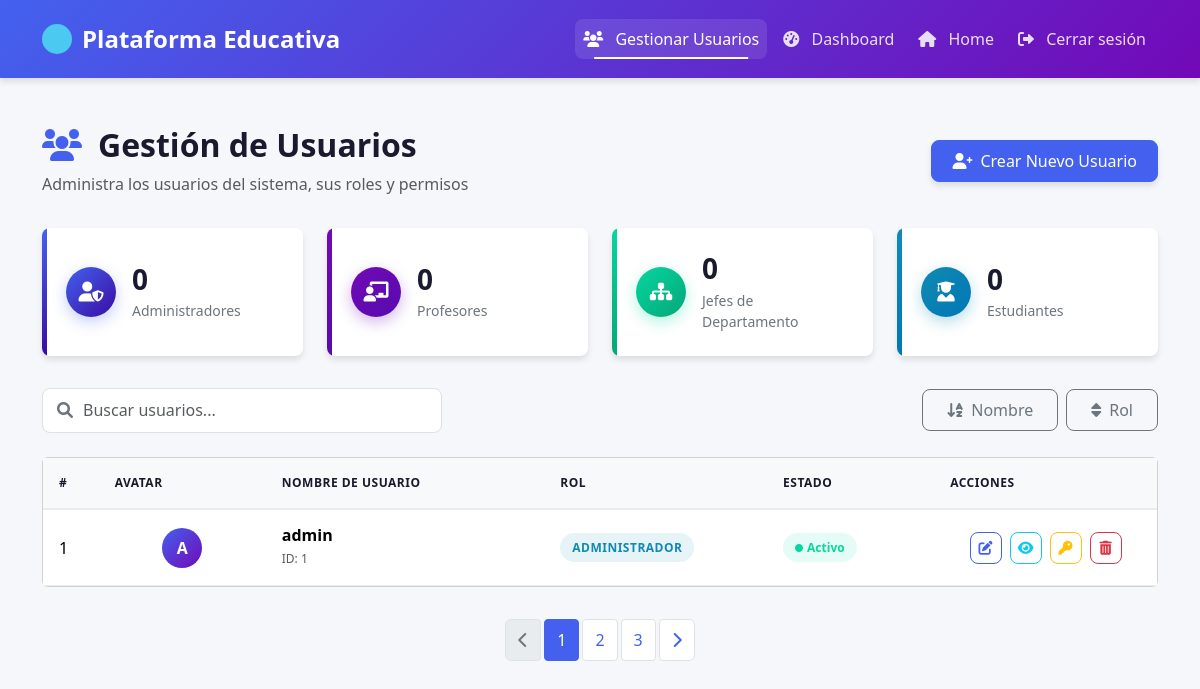
Screenshot of /list_users (signed in) with the database file from the repository.
### app/models/usuario.py (models this page shows, shortened)
class Usuario(db.Model, UserMixin):
    __tablename__ = 'usuario'
    id = Column(Integer, primary_key=True)
    nombre_completo = db.Column(db.String(100), nullable=False)
    correo = db.Column(db.String(100), unique=True, nullable=False)
    usuario = Column(String(80), unique=True, nullable=False)
    clave = Column(String(128), nullable=False)
    rol = Column(PgEnum(RolEnum), default=RolEnum.ESTUDIANTE, nullable=False)
    id_estudiante = Column(Integer, ForeignKey('estudiante.id'), nullable=True)
    id_profesor = Column(Integer, ForeignKey('profesor.id'), nullable=True)
    id_administrador = Column(Integer, ForeignKey('administrador.id'), nullable=True)
    id_jefe_departamento = Column(Integer, ForeignKey('jefe_departamento.id'), nullable=True)
    facultad_id = Column(Integer, ForeignKey('facultad.id'), nullable=True)
    facultad = relationship("Facultad", back_populates="profesores")  # O el que prefieras
    estudiante = relationship("Estudiante", back_populates="usuario", uselist=False)
    profesor = relationship("Profesor", back_populates="usuario", uselist=False)
    administrador = relationship("Administrador", back_populates="usuario", uselist=False)
    jefe_departamento = relationship("JefeDepartamento", back_populates="usuario", uselist=False)
    respuestas = relationship("Respuesta", back_populates="usuario", cascade="all, delete-orphan")
    actividades_creadas = relationship("Actividad", back_populates="creador", cascade="all, delete-orphan")
    comentarios = relationship("Comentario", back_populates="autor", cascade="all, delete-orphan")

### app/routes/admin.py (the view)
@admin_bp.route('/list_users')
@login_required
def list_users():
    try:
        users = Usuario.query.all()
        return render_template('users/list.html', users=users)
    except SQLAlchemyError as e:
        flash(f"Error al listar los usuarios: {str(e)}", 'danger')
        return redirect(url_for('admin.create_user'))

### app/extensions.py (called while the page is built)
@login_manager.user_loader
def load_user(user_id):
    return Usuario.query.get(int(user_id))

### app/templates/users/list.html (shortened to what this page needs)
{% extends 'base.html' %}
{% block styles %}
<link rel="stylesheet" href="{{ url_for('static', filename='css/user/management.css') }}">
{% endblock %}
{% block navbar %}
{% include 'components/navbar-dash.html' %}
{% endblock %}
{% block content %}
<div class="container mt-5">
    <div class="page-header animate-on-scroll">
        <div class="header-content">
            <h2><i class="fas fa-users me-3"></i>Gestión de Usuarios</h2>
            <p class="text-muted">Administra los usuarios del sistema, sus roles y permisos</p>
        </div>
        <div class="header-actions">
            <a href="{{ url_for('admin.create_user') }}" class="btn btn-primary">
                <i class="fas fa-user-plus me-2"></i>Crear Nuevo Usuario
            </a>
        </div>
    </div>
    <div class="user-stats animate-on-scroll">
        <div class="stat-card">
            <div class="stat-icon admin-icon">
                <i class="fas fa-user-shield"></i>
            </div>
            <div class="stat-content">
                <h3>{{ users|selectattr('role', 'equalto', 'admin')|list|length }}</h3>
                <p>Administradores</p>
            </div>
        </div>
        <div class="stat-card">
            <div class="stat-icon teacher-icon">
                <i class="fas fa-chalkboard-teacher"></i>
            </div>
            <div class="stat-content">
                <h3>{{ users|selectattr('role', 'equalto', 'teacher')|list|length }}</h3>
                <p>Profesores</p>
            </div>
        </div>
        <div class="stat-card">
            <div class="stat-icon head-icon">
                <i class="fas fa-sitemap"></i>
            </div>
            <div class="stat-content">
                <h3>{{ users|selectattr('role', 'equalto', 'jefe_departamento')|list|length }}</h3>
                <p>Jefes de Departamento</p>
            </div>
        </div>
        <div class="stat-card">
            <div class="stat-icon student-icon">
                <i class="fas fa-user-graduate"></i>
            </div>
            <div class="stat-content">
                <h3>{{ users|selectattr('role', 'equalto', 'student')|list|length }}</h3>
                <p>Estudiantes</p>
            </div>
        </div>
    </div>
    <div class="search-filter-container animate-on-scroll">
        <div class="search-box">
            <i class="fas fa-search"></i>
            <input type="text" id="userSearch" placeholder="Buscar usuarios..." class="form-control">
        </div>
        <div class="filter-options">
            <div class="sort-options">
                <button class="btn btn-outline-secondary" id="sortByUsername">
                    <i class="fas fa-sort-alpha-down me-2"></i>Nombre
                </button>
                <button class="btn btn-outline-secondary" id="sortByRole">
                    <i class="fas fa-sort me-2"></i>Rol
                </button>
            </div>
        </div>
    </div>
    <div class="user-table-container animate-on-scroll">
        <div class="card">
            <div class="card-body p-0">
                <div class="table-responsive">
                    <table class="table user-table" id="userTable">
                        <thead>
                            <tr>
                                <th width="5%">#</th>
                                <th width="15%">Avatar</th>
                                <th width="25%">Nombre de Usuario</th>
                                <th width="20%">Rol</th>
                                <th width="15%">Estado</th>
                                <th width="20%">Acciones</th>
                            </tr>
                        </thead>
                        <tbody>
                            {% for user in users %}
                            <tr class="user-row" data-role="{{ user.role }}">
                                <td>{{ loop.index }}</td>
                                <td>
                                    <div class="user-avatar">
                                        <span>{{ user.usuario[0].upper() }}</span>
                                    </div>
                                </td>
                                <td>
                                    <div class="user-info">
                                        <h6 class="mb-0">{{ user.usuario }}</h6>
                                        <small class="text-muted">ID: {{ user.id }}</small>
                                    </div>
                                </td>
                                <td>
                                    <span class="role-badge
                                        {% if user.rol.value == 'Administrador' %}role-admin
                                        {% elif user.rol.value == 'profesor' %}role-teacher
                                        {% elif user.rol.value == 'jefe_departamento' %}role-head
                                        {% else %}role-student{% endif %}">
                                        {% if user.rol.value == 'administrador' %}Administrador
                                        {% elif user.rol.value == 'profesor' %}Profesor
                                        {% elif user.rol.value == 'jefe_departamento' %}Jefe de Departamento
                                        {% else %}Estudiante{% endif %}
                                    </span>
                                </td>
                                <td>
                                    <span class="status-badge status-active">
                                        <i class="fas fa-circle me-1"></i>Activo
                                    </span>
                                </td>
                                <td>
                                    <div class="action-buttons">
                                        <a href="{{ url_for('admin.edit_user', user_id=user.id) }}"
                                            class="btn btn-sm btn-outline-primary" data-bs-toggle="tooltip"
                                            title="Editar Usuario">
                                            <i class="fas fa-edit"></i>
                                        </a>
                                        <a href="{{ url_for('admin.detail_user', user_id=user.id) }}"
                                            class="btn btn-sm btn-outline-info" data-bs-toggle="tooltip"
                                            title="Ver Detalles">
                                            <i class="fas fa-eye"></i>
                                        </a>
                                        <a href="{{ url_for('admin.reset_password', user_id=user.id) }}"
                                            class="btn btn-sm btn-outline-warning" data-bs-toggle="tooltip"
                                            title="Restablecer Contraseña">
                                            <i class="fas fa-key"></i>
                                        </a>
                                        <button type="button" class="btn btn-sm btn-outline-danger delete-user-btn"
                                            data-user-id="{{ user.id }}" data-username="{{ user.username }}"
                                            data-bs-toggle="tooltip" title="Eliminar Usuario">
                                            <i class="fas fa-trash-alt"></i>
                                        </button>
                                    </div>
                                </td>
                            </tr>
                            {% endfor %}
                        </tbody>
                    </table>
                </div>
            </div>
        </div>
    </div>
    <div class="pagination-container animate-on-scroll">
        <nav aria-label="User pagination">
            <ul class="pagination justify-content-center">
                <li class="page-item disabled">
                    <a class="page-link" href="#" tabindex="-1" aria-disabled="true">
                        <i class="fas fa-chevron-left"></i>
                    </a>
                </li>
                <li class="page-item active"><a class="page-link" href="#">1</a></li>
                <li class="page-item"><a class="page-link" href="#">2</a></li>
                <li class="page-item"><a class="page-link" href="#">3</a></li>
                <li class="page-item">
                    <a class="page-link" href="#">
                        <i class="fas fa-chevron-right"></i>
                    </a>
                </li>
            </ul>
        </nav>
    </div>
</div>
{% endblock %}

### app/templates/base.html (shortened to what this page needs)
<!DOCTYPE html>
<html lang="es">
<head>
    <link href="https://cdn.jsdelivr.net/npm/bootstrap@5.3.3/dist/css/bootstrap.min.css" rel="stylesheet"
>
    <link rel="stylesheet" href="https://cdnjs.cloudflare.com/ajax/libs/font-awesome/6.0.0-beta3/css/all.min.css">
    <link rel="stylesheet" href="{{ url_for('static', filename='css/base.css') }}">
    {% block styles %}
    {% endblock %}
</head>
<body>
    {% block navbar %}
    {% endblock  %}
    <main>
        {% block content %}{% endblock %}
    </main>
</body>
</html>

### app/templates/components/navbar-dash.html (shortened to what this page needs)
<header>
    <nav class="navbar navbar-expand-lg navbar-dark">
        <div class="container">
            <a class="navbar-brand" href="{{ url_for('main.index') }}">Plataforma Educativa</a>
            <div class="collapse navbar-collapse justify-content-end" id="navbarNav">
                {% if current_user.is_authenticated %}
                <ul class="navbar-nav ms-auto">
                    {% if current_user.rol.value == 'administrador' %}
                    <li class="nav-item">
                        <a class="nav-link" href="{{ url_for('admin.list_users') }}">
                            <i class="fas fa-users"></i>
                            Gestionar Usuarios
                        </a>
                    </li>
                    {% endif %}
                    <li class="nav-item">
                        <a class="nav-link" href="{{ url_for('auth.login') }}">
                            <i class="fas fa-tachometer-alt"></i>
                            Dashboard
                        </a>
                    </li>
                    <li class="nav-item">
                        <a class="nav-link" href="{{ url_for('main.index') }}">
                            <i class="fas fa-home"></i>
                            Home
                        </a>
                    </li>
                    <li class="nav-item">
                        <a class="nav-link" href="{{ url_for('auth.logout') }}">
                            <i class="fas fa-sign-out-alt"></i>
                            Cerrar sesión
                        </a>
                    </li>
                </ul>
                {% endif %}
            </div>
        </div>
    </nav>
</header>

### app/static/css/base.css (style rules this page uses)
:root { --primary-color: #4361ee; --primary-light: #4895ef; --primary-dark: #3a0ca3; --secondary-color: #7209b7; --accent-color: #4cc9f0; --gradient-primary: linear-gradient(135deg, var(--primary-color), var(--secondary-color)); --gradient-accent: linear-gradient(135deg, var(--accent-color), var(--primary-light)); --dark-color: #1a1a2e; --dark-medium: #16213e; --gray-dark: #343a40; --gray-medium: #6c757d; --gray-light: #adb5bd; --light-color: #f8f9fa; --white-color: #ffffff; --success-color: #06d6a0; --warning-color: #ffd166; --danger-color: #ef476f; --info-color: #118ab2; --border-radius-sm: 4px; --border-radius: 8px; --border-radius-lg: 16px; --box-shadow-sm: 0 2px 4px rgba(0, 0, 0, 0.1); --box-shadow: 0 4px 6px rgba(0, 0, 0, 0.1); --box-shadow-lg: 0 10px 15px rgba(0, 0, 0, 0.1); --font-family: 'Segoe UI', Tahoma, Geneva, Verdana, sans-serif; --font-size-xs: 0.75rem; --font-size-sm: 0.875rem; --font-size-md: 1rem; --font-size-lg: 1.25rem; --font-size-xl: 1.5rem; --font-size-xxl: 2rem; --transition-fast: 0.2s ease; --transition-normal: 0.3s ease; --transition-slow: 0.5s ease; --easing-bounce: cubic-bezier(0.68, -0.55, 0.265, 1.55); }
body { font-family: var(--font-family); color: var(--dark-color); background-color: #f5f7fa; transition: background-color var(--transition-normal); overflow-x: hidden; scroll-behavior: smooth; position: relative; min-height: 100vh; }
h1, h2, h3, h4, h5, h6 { font-weight: 700; line-height: 1.2; }
a { text-decoration: none; color: var(--primary-color); transition: all var(--transition-normal); }
.btn { border-radius: var(--border-radius); padding: 0.5rem 1.5rem; font-weight: 500; transition: all var(--transition-normal); position: relative; overflow: hidden; z-index: 1; }
.btn::after { content: ''; position: absolute; bottom: 0; left: 0; width: 100%; height: 0; background-color: rgba(255, 255, 255, 0.2); transition: all var(--transition-normal); z-index: -1; }
.btn-primary { background-color: var(--primary-color); border-color: var(--primary-color); }
.btn-outline-primary { color: var(--primary-color); border-color: var(--primary-color); }
.navbar { padding: 1rem 0; transition: all var(--transition-normal); background: var(--gradient-primary) !important; box-shadow: var(--box-shadow); }
.navbar-brand { font-weight: 700; font-size: var(--font-size-xl); color: white !important; display: flex; align-items: center; position: relative; }
.navbar-brand::before { content: ""; display: inline-block; width: 30px; height: 30px; margin-right: 10px; background-color: var(--accent-color); border-radius: 50%; transition: transform 0.3s var(--easing-bounce); }
.navbar-nav .nav-item { position: relative; margin: 0 0.25rem; }
.navbar-nav .nav-link { color: rgba(255, 255, 255, 0.85) !important; font-weight: 500; padding: 0.5rem 1rem; border-radius: var(--border-radius); transition: all var(--transition-normal); position: relative; }
.navbar-nav .nav-link::after { content: ''; position: absolute; bottom: 0; left: 50%; width: 0; height: 2px; background-color: white; transition: all var(--transition-normal); transform: translateX(-50%); }
.navbar-nav .nav-link.active { color: white !important; background-color: rgba(255, 255, 255, 0.1); }
.navbar-nav .nav-link.active::after { width: 80%; }
.navbar-nav .nav-link i { margin-right: 8px; transition: transform var(--transition-normal); }
.animate-on-scroll { opacity: 0; transform: translateY(30px); transition: opacity 0.8s ease, transform 0.8s ease; }
.animate-on-scroll.visible { opacity: 1; transform: translateY(0); }

### rows the page displays
Usuario: usuario "A", usuario "admin", id "1", rol "ADMINISTRADOR"

### other values shown
{{ users|selectattr('role', 'equalto', 'admin')|list|length }} "0"
{{ users|selectattr('role', 'equalto', 'teacher')|list|length }} "0"
{{ users|selectattr('role', 'equalto', 'jefe_departamento')|list|length }} "0"
{{ users|selectattr('role', 'equalto', 'student')|list|length }} "0"
